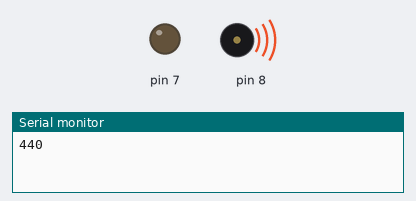
A sketch run on a simulated Arduino Uno, built with avr-gcc and run on an emulated ATmega328P. On the bench: output pins drawn as LEDs (lit = HIGH), buzzer (waves = sounding), the last lines printed to the serial monitor.

Above: at 0.1 s.
At 1.4 s:
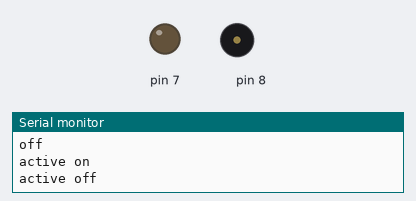
Timing chart, 0 to 2.9 s (numbered marks = the images above):
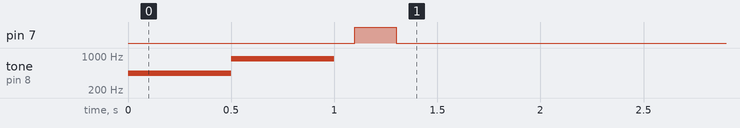

The sketch:

buzzer.ino
```cpp
// buzzer — tests assert: a passive buzzer on D8 plays tone(8, 440) for 500 ms, then
// tone(8, 880) for 500 ms, then noTone(8); 100 ms later an active buzzer on D7 gets D7 HIGH for
// 200 ms, then LOW. Each change is announced first at 115200 baud: "440", "880", "off",
// "active on", "active off".
void setup() {
  Serial.begin(115200);
  pinMode(7, OUTPUT);
  Serial.println(F("440"));
  tone(8, 440);
  delay(500);
  Serial.println(F("880"));
  tone(8, 880);
  delay(500);
  Serial.println(F("off"));
  noTone(8);
  delay(100);
  Serial.println(F("active on"));
  digitalWrite(7, HIGH);
  delay(200);
  Serial.println(F("active off"));
  digitalWrite(7, LOW);
}

void loop() {
}
```
